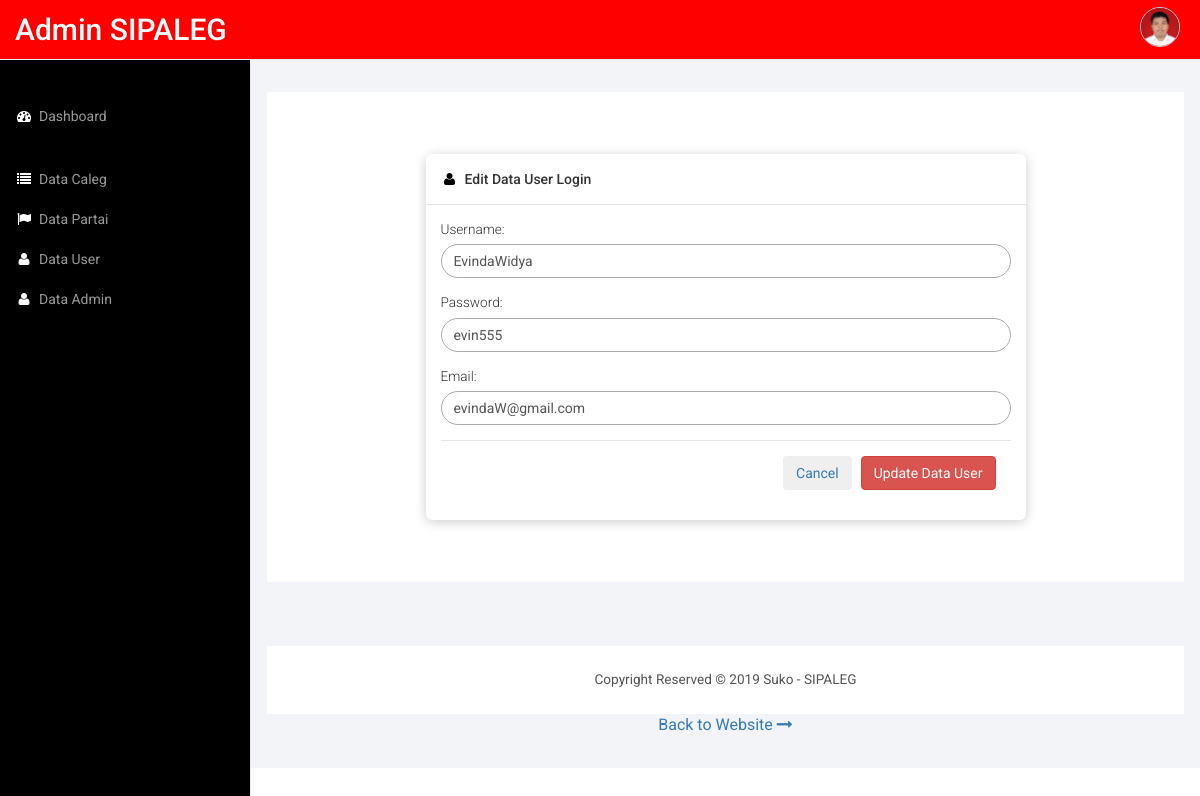
The page /admin/edit_user?user=2 (signed in) on the database its author committed.
### tables this page shows
CREATE TABLE `tb_user_login` (
  `id` int(11) NOT NULL,
  `username_login` varchar(100) NOT NULL,
  `password` varchar(300) DEFAULT NULL,
  `email` varchar(100) DEFAULT NULL
);

### admin/edit_user.php (the view, shortened to what this page needs)
<?php
  require '../functions.php';
  $uname = $_SESSION['usernameAdmin'];
  $admin = mysqli_fetch_assoc(mysqli_query($conn, "SELECT * FROM tb_admin WHERE username='$uname'"));
  $idUser = $_GET['user'];
  $user = mysqli_fetch_assoc(mysqli_query($conn, "SELECT * FROM tb_user_login WHERE id=$idUser"));
?>
<!DOCTYPE HTML>
<html>
<head>
<link href="css/bootstrap.min.css" rel='stylesheet' type='text/css' />
<link href="css/style.css" rel='stylesheet' type='text/css' />
<link href="css/font-awesome.css" rel="stylesheet">
</head>
<body>
<div id="wrapper">
     <nav class="top1 navbar navbar-default navbar-static-top" role="navigation" style="margin-bottom: 0; background-color: red; height: 60px;">
      <div class="navbar-header" style="margin-top: 5px;">
        <a class="navbar-brand" href="index.html">Admin SIPALEG</a>
      </div>
      <ul class="nav navbar-nav navbar-right">
        <li class="dropdown">
          <a href="#" class="dropdown-toggle avatar" data-toggle="dropdown"><img src="../assets/img/admin/<?= $admin['foto_admin'] ?>"></a>
        </li>
      </ul>
      <div class="navbar-default sidebar" role="navigation" style="top: 60px;">
        <div class="sidebar-nav navbar-collapse" style="margin-top: -15px;">
          <ul class="nav" id="side-menu">
            <li>
              <a href="index"><i class="fa fa-dashboard fa-fw nav_icon"></i>Dashboard</a>
            </li>
            <li>
              <br>
            </li>
            <li>
              <a href="data_caleg"><i class="fa fa-list fa-fw nav_icon"></i>Data Caleg</a>
            </li>
            <li>
              <a href="partai"><i class="fa fa-flag fa-fw nav_icon"></i>Data Partai</a>
            </li>
            <li>
              <a href="data_user"><i class="fa fa-user fa-fw nav_icon"></i>Data User</a>
            </li>
            <li>
              <a href="data_admin"><i class="fa fa-user fa-fw nav_icon"></i>Data Admin</a>
            </li>
          </ul>
        </div>
      </div>
    </nav>
        <div id="page-wrapper">
        <div class="col-md-12 graphs">
	   <div class="xs">
	     <div class="bs-example4" data-example-id="contextual-table">
       <div class="modal-dialog" role="document">
         <div class="modal-content">
           <div class="modal-header">
             <h5 class="modal-title" id="exampleModalLabel"><i style="color: black;" class="fa fa-user fa-fw nav_icon"></i>Edit Data User Login</h5>
           </div>
           <div class="modal-body">
             <form method="post" action="edit_user">
               <div class="form-group">
                 <label for="username" class="form-control-label">Username:</label>
                 <input type="text" class="form-control" id="username" name="username" value="<?= $user['username_login'] ?>" required>
               </div>
               <div class="form-group">
                 <label for="password" class="form-control-label">Password:</label>
                 <input type="text" class="form-control" id="password" name="password" value="<?= $user['password'] ?>" required>
               </div>
               <div class="form-group">
                 <label for="email" class="form-control-label">Email:</label>
                 <input type="email" class="form-control" id="email" name="email" value="<?= $user['email'] ?>" required>
               </div>
               <div class="modal-footer">
                 <button type="button" class="btn btn-secondary" data-dismiss="modal"><a
                     href="data_user" style="text-decoration: none;">Cancel</a></button>
                 <button type="submit" class="btn btn-danger" name="update" id="update">Update Data User</button>
               </div>
             </form>
           </div>
         </div>
       </div>
      </div>
	   </div>
     <div class="copy_layout">
      <p>Copyright Reserved © 2019 Suko - SIPALEG</p>
  </div>
  <div class="text-center w-full">
        <a class="txt1" href="../">
          Back to Website
          <i class="fa fa-long-arrow-right"></i>
        </a>
  </div>
   </div>
      </div>
   </div>
<link href="css/custom.css" rel="stylesheet">
</body>
</html>

### admin/css/style.css (style rules this page uses)
h4, h5, h6, h1, h2, h3 { margin-top: 0; }
ul, ol { margin: 0; }
p { margin: 0; }
html, body { font-family: 'Roboto', sans-serif; font-size: 100%; background:#000; overflow-x: hidden; }
body a { transition:0.5s all; -webkit-transition:0.5s all; -moz-transition:0.5s all; -o-transition:0.5s all; -ms-transition:0.5s all; }
.navbar .navbar-nav li a { padding: 0 10px; line-height: 56px; position: relative; }
.navbar .navbar-nav li .dropdown-toggle.avatar img { height: 40px; -webkit-border-radius: 50em; -moz-border-radius: 50em; border-radius: 50em; border: 1px solid #c0cadd; margin-top: -4px; }
.navbar-default.sidebar { background-color: #000; font-family: 'Roboto', sans-serif; }
nav.top1.navbar.navbar-default.navbar-static-top { background-color:rgb(6, 217, 149); font-family: 'Roboto', sans-serif; }
.navbar-default .navbar-brand { color: #fff !important; font-size: 30px; font-weight: 500; }
.navbar-right { margin-right: 10px !important; }
.navbar-right li { display:inline-block; }
i.nav_icon { color: #fff; margin-right:6px; }
.sidebar ul li a { color: #999; font-size:14px; }
.form-control { background: none !important; border: 1px solid #fff !important; border-radius: 20px !important; box-shadow: none !important; }
ul.nav.navbar-nav.navbar-right { height: 51px; }
.sidebar-nav.navbar-collapse { margin: 2em 0 0 0; }
.copy p, .copy_layout p { font-size:0.85em; color:#555; }
.graphs { padding: 2em 1em; background: #f2f4f8; font-family: 'Roboto', sans-serif; }
.bs-example4 { background: #fff; padding: 2em; }
.modal-content { -ms-box-shadow: 0 2px 12px rgba(0, 0, 0, 0.2); -o-box-shadow: 0 2px 12px rgba(0, 0, 0, 0.2); -moz-box-shadow: 0 2px 12px rgba(0, 0, 0, 0.2); -webkit-box-shadow: 0 2px 12px rgba(0, 0, 0, 0.2); box-shadow: 0 2px 12px rgba(0, 0, 0, 0.2); border: 0px solid #e0e0e0; }
.radio label, .checkbox label, label { font-size: 0.85em; font-weight:300; vertical-align: middle; }
.copy_layout { padding:1.5em 0; background:#fff; text-align:center; margin: 4em 0 0em 0; }

### admin/css/custom.css (style rules this page uses)
#wrapper { width: 100%; }
#page-wrapper { min-height: 568px; background-color: #fff; }
@media (min-width:768px) { #page-wrapper { position: inherit; margin: 0 0 0 250px; border-left: 1px solid #e7e7e7; } }
.sidebar .sidebar-nav.navbar-collapse { padding-right: 0; padding-left: 0; }
@media (min-width:768px) { .sidebar { z-index: 1; position: absolute; width: 250px; margin-top: 51px; } }

### admin/edit_user.php (style rules this page uses)
.form-control { border: 1px solid #aaa !important; }

### rows shown on the page
tb_user_login: username "EvindaWidya", password "evin555", email "evindaW@gmail.com"
